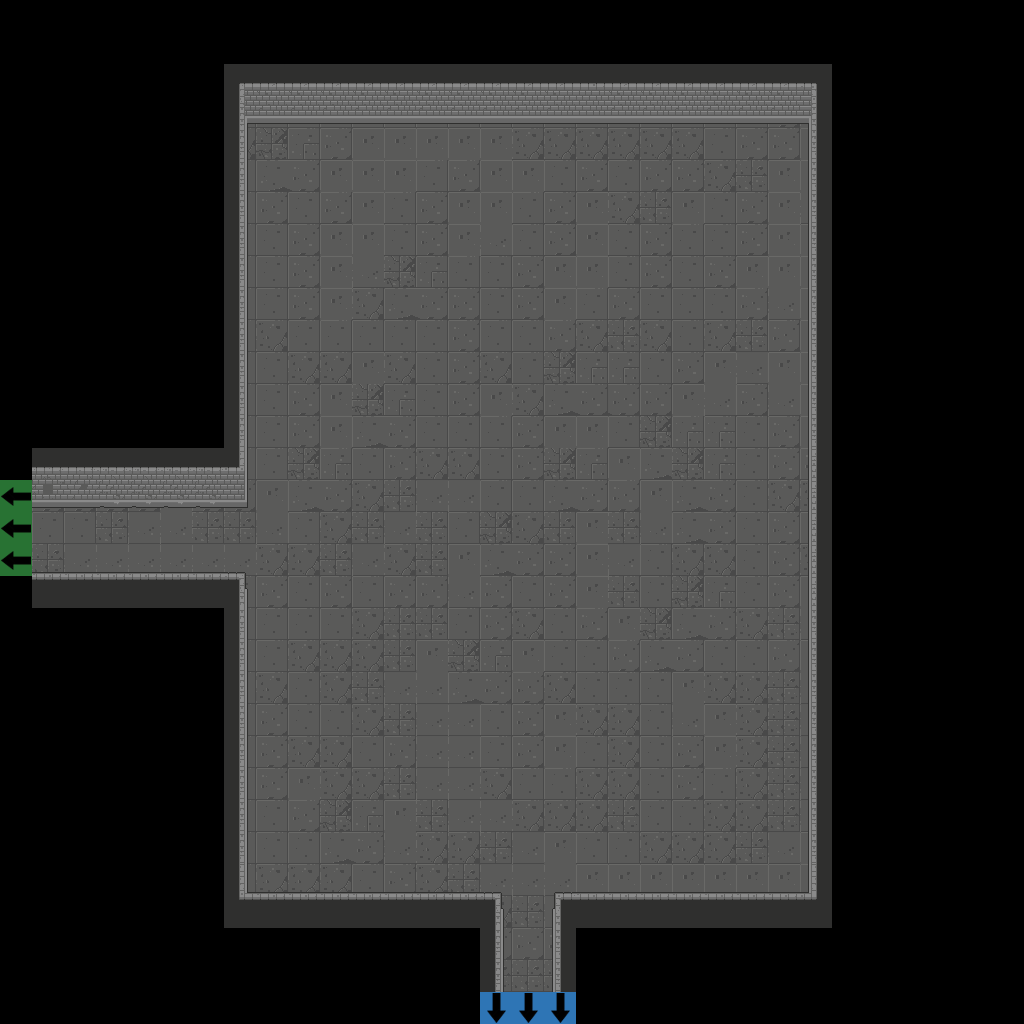

A 2D game scene composited from a Tiled map and its tileset images. What follows is a short description and the map's XML, with every tile layer's data as written:
An orthogonal 32x32 tile map with 32x32 px tiles, 3 tile layers (Floor, Flags, Walls), 2 tilesets.

<map version="1.2" tiledversion="1.2.3" orientation="orthogonal" renderorder="right-down" width="32" height="32" tilewidth="32" tileheight="32" infinite="0" nextlayerid="51" nextobjectid="1">
 <tileset firstgid="1" source="Dungeon_Tileset_2.tsx" />
 <tileset firstgid="321" source="flags.tsx" />
 <layer id="47" name="Floor" width="32" height="32">
  <data encoding="csv">
0,0,0,0,0,0,0,0,0,0,0,0,0,0,0,0,0,0,0,0,0,0,0,0,0,0,0,0,0,0,0,0,
0,0,0,0,0,0,0,0,0,0,0,0,0,0,0,0,0,0,0,0,0,0,0,0,0,0,0,0,0,0,0,0,
0,0,0,0,0,0,0,0,0,0,0,0,0,0,0,89,90,91,0,0,0,0,0,0,0,0,0,0,0,0,0,0,
0,0,0,0,0,0,0,89,89,89,89,89,89,89,89,89,89,89,89,89,89,89,89,89,90,91,0,0,0,0,0,0,
0,0,0,0,0,0,0,105,93,94,90,91,91,91,91,91,105,105,105,105,105,105,89,90,90,91,0,0,0,0,0,0,
0,0,0,0,0,0,0,89,109,110,91,91,91,89,90,91,91,89,90,89,90,90,105,106,91,91,0,0,0,0,0,0,
0,0,0,0,0,0,0,89,90,89,90,91,89,90,91,91,89,90,91,105,106,91,89,90,91,107,0,0,0,0,0,0,
0,0,0,0,0,0,0,89,89,90,91,91,89,90,91,107,89,90,91,89,90,89,89,90,91,91,0,0,0,0,0,0,
0,0,0,0,0,0,0,89,89,90,91,107,93,94,89,89,90,91,91,89,90,89,90,91,91,91,0,0,0,0,0,0,
0,0,0,0,0,0,0,89,89,90,91,105,109,110,90,89,90,91,89,90,89,89,89,90,107,91,0,0,0,0,0,0,
0,0,0,0,0,0,0,89,105,89,89,89,89,89,90,89,89,90,105,106,105,89,105,106,90,91,0,0,0,0,0,0,
0,0,0,0,0,0,0,89,89,105,105,91,105,89,90,105,89,93,94,94,89,90,91,107,91,91,0,0,0,0,0,0,
0,0,0,0,0,0,0,89,89,90,91,93,94,89,90,91,105,109,110,110,90,91,107,90,107,91,0,0,0,0,0,0,
0,0,0,0,0,0,0,89,89,90,91,109,110,89,89,89,90,91,91,89,93,94,94,89,90,91,0,0,0,0,0,0,
0,0,0,0,0,0,0,89,89,93,94,89,90,105,105,89,90,93,94,91,109,93,94,89,90,90,0,0,0,0,0,0,
0,90,90,90,90,91,90,90,91,109,110,105,106,107,107,89,89,109,110,90,91,109,110,89,105,105,0,0,0,0,0,0,
0,89,89,106,107,107,106,106,107,89,105,106,107,106,89,93,105,106,91,106,107,109,110,89,90,89,0,0,0,0,0,0,
0,106,107,107,107,107,107,107,105,105,106,107,105,106,91,109,110,90,91,107,89,105,105,89,90,105,0,0,0,0,0,0,
0,0,0,0,0,0,0,89,90,89,90,89,90,90,107,90,89,90,91,106,89,93,94,89,90,91,0,0,0,0,0,0,
0,0,0,0,0,0,0,89,89,89,89,105,106,106,89,90,105,89,90,91,93,109,110,105,106,107,0,0,0,0,0,0,
0,0,0,0,0,0,0,89,89,105,105,105,106,91,93,94,91,89,89,90,109,110,89,89,90,91,0,0,0,0,0,0,
0,0,0,0,0,0,0,89,105,89,105,106,107,107,109,110,90,105,89,89,89,91,105,105,106,107,0,0,0,0,0,0,
0,0,0,0,0,0,0,89,90,89,89,105,106,107,107,89,90,91,105,105,89,107,91,105,106,107,0,0,0,0,0,0,
0,0,0,0,0,0,0,89,90,105,105,89,90,107,107,89,90,91,89,105,89,90,91,105,106,107,0,0,0,0,0,0,
0,0,0,0,0,0,0,89,90,91,105,105,106,107,107,105,89,89,105,105,89,90,89,105,106,107,0,0,0,0,0,0,
0,0,0,0,0,0,0,89,89,90,93,94,91,106,107,107,105,105,105,106,89,89,105,105,106,107,0,0,0,0,0,0,
0,0,0,0,0,0,0,89,89,89,109,110,107,105,105,106,107,91,89,89,105,105,105,106,107,91,0,0,0,0,0,0,
0,0,0,0,0,0,0,89,105,105,105,89,90,105,106,107,107,107,91,91,91,91,91,91,91,91,0,0,0,0,0,0,
0,0,0,0,0,0,0,105,105,106,107,105,106,105,105,105,106,107,107,107,107,107,107,107,107,107,0,0,0,0,0,0,
0,0,0,0,0,0,0,0,0,0,0,0,0,0,0,90,90,90,0,0,0,0,0,0,0,0,0,0,0,0,0,0,
0,0,0,0,0,0,0,0,0,0,0,0,0,0,0,106,106,106,0,0,0,0,0,0,0,0,0,0,0,0,0,0,
0,0,0,0,0,0,0,0,0,0,0,0,0,0,0,0,0,0,0,0,0,0,0,0,0,0,0,0,0,0,0,0
</data>
 </layer>
 <layer id="48" name="Flags" width="32" height="32">
  <data encoding="csv">
0,0,0,0,0,0,0,0,0,0,0,0,0,0,0,0,0,0,0,0,0,0,0,0,0,0,0,0,0,0,0,0,
0,0,0,0,0,0,0,0,0,0,0,0,0,0,0,0,0,0,0,0,0,0,0,0,0,0,0,0,0,0,0,0,
0,0,0,0,0,0,0,0,0,0,0,0,0,0,0,0,0,0,0,0,0,0,0,0,0,0,0,0,0,0,0,0,
0,0,0,0,0,0,0,0,0,0,0,0,0,0,0,0,0,0,0,0,0,0,0,0,0,0,0,0,0,0,0,0,
0,0,0,0,0,0,0,0,0,0,0,0,0,0,0,0,0,0,0,0,0,0,0,0,0,0,0,0,0,0,0,0,
0,0,0,0,0,0,0,0,0,0,0,0,0,0,0,0,0,0,0,0,0,0,0,0,0,0,0,0,0,0,0,0,
0,0,0,0,0,0,0,0,0,0,0,0,0,0,0,0,0,0,0,0,0,0,0,0,0,0,0,0,0,0,0,0,
0,0,0,0,0,0,0,0,0,0,0,0,0,0,0,0,0,0,0,0,0,0,0,0,0,0,0,0,0,0,0,0,
0,0,0,0,0,0,0,0,0,0,0,0,0,0,0,0,0,0,0,0,0,0,0,0,0,0,0,0,0,0,0,0,
0,0,0,0,0,0,0,0,0,0,0,0,0,0,0,0,0,0,0,0,0,0,0,0,0,0,0,0,0,0,0,0,
0,0,0,0,0,0,0,0,0,0,0,0,0,0,0,0,0,0,0,0,0,0,0,0,0,0,0,0,0,0,0,0,
0,0,0,0,0,0,0,0,0,0,0,0,0,0,0,0,0,0,0,0,0,0,0,0,0,0,0,0,0,0,0,0,
0,0,0,0,0,0,0,0,0,0,0,0,0,0,0,0,0,0,0,0,0,0,0,0,0,0,0,0,0,0,0,0,
0,0,0,0,0,0,0,0,0,0,0,0,0,0,0,0,0,0,0,0,0,0,0,0,0,0,0,0,0,0,0,0,
0,0,0,0,0,0,0,0,0,0,0,0,0,0,0,0,0,0,0,0,0,0,0,0,0,0,0,0,0,0,0,0,
326,0,0,0,0,0,0,0,0,0,0,0,0,0,0,0,0,0,0,0,0,0,0,0,0,0,0,0,0,0,0,0,
326,0,0,0,0,0,0,0,0,0,0,0,0,0,0,0,0,0,0,0,0,0,0,0,0,0,0,0,0,0,0,0,
326,0,0,0,0,0,0,0,0,0,0,0,0,0,0,0,0,0,0,0,0,0,0,0,0,0,0,0,0,0,0,0,
0,0,0,0,0,0,0,0,0,0,0,0,0,0,0,0,0,0,0,0,0,0,0,0,0,0,0,0,0,0,0,0,
0,0,0,0,0,0,0,0,0,0,0,0,0,0,0,0,0,0,0,0,0,0,0,0,0,0,0,0,0,0,0,0,
0,0,0,0,0,0,0,0,0,0,0,0,0,0,0,0,0,0,0,0,0,0,0,0,0,0,0,0,0,0,0,0,
0,0,0,0,0,0,0,0,0,0,0,0,0,0,0,0,0,0,0,0,0,0,0,0,0,0,0,0,0,0,0,0,
0,0,0,0,0,0,0,0,0,0,0,0,0,0,0,0,0,0,0,0,0,0,0,0,0,0,0,0,0,0,0,0,
0,0,0,0,0,0,0,0,0,0,0,0,0,0,0,0,0,0,0,0,0,0,0,0,0,0,0,0,0,0,0,0,
0,0,0,0,0,0,0,0,0,0,0,0,0,0,0,0,0,0,0,0,0,0,0,0,0,0,0,0,0,0,0,0,
0,0,0,0,0,0,0,0,0,0,0,0,0,0,0,0,0,0,0,0,0,0,0,0,0,0,0,0,0,0,0,0,
0,0,0,0,0,0,0,0,0,0,0,0,0,0,0,0,0,0,0,0,0,0,0,0,0,0,0,0,0,0,0,0,
0,0,0,0,0,0,0,0,0,0,0,0,0,0,0,0,0,0,0,0,0,0,0,0,0,0,0,0,0,0,0,0,
0,0,0,0,0,0,0,0,0,0,0,0,0,0,0,0,0,0,0,0,0,0,0,0,0,0,0,0,0,0,0,0,
0,0,0,0,0,0,0,0,0,0,0,0,0,0,0,0,0,0,0,0,0,0,0,0,0,0,0,0,0,0,0,0,
0,0,0,0,0,0,0,0,0,0,0,0,0,0,0,0,0,0,0,0,0,0,0,0,0,0,0,0,0,0,0,0,
0,0,0,0,0,0,0,0,0,0,0,0,0,0,0,325,325,325,0,0,0,0,0,0,0,0,0,0,0,0,0,0
</data>
 </layer>
 <layer id="49" name="Walls" width="32" height="32">
  <data encoding="csv">
0,0,0,0,0,0,0,0,0,0,0,0,0,0,0,0,0,0,0,0,0,0,0,0,0,0,0,0,0,0,0,0,
0,0,0,0,0,0,0,0,0,0,0,0,0,0,0,0,0,0,0,0,0,0,0,0,0,0,0,0,0,0,0,0,
0,0,0,0,0,0,0,4,5,5,5,5,5,5,5,5,5,5,34,5,5,5,5,5,5,6,0,0,0,0,0,0,
0,0,0,0,0,0,0,20,21,21,21,21,21,21,21,21,21,21,50,21,21,21,21,21,21,22,0,0,0,0,0,0,
0,0,0,0,0,0,0,19,0,0,0,0,0,0,0,0,0,0,0,0,0,0,0,0,0,17,0,0,0,0,0,0,
0,0,0,0,0,0,0,19,0,0,0,0,0,0,0,0,0,0,0,0,0,0,0,0,0,17,0,0,0,0,0,0,
0,0,0,0,0,0,0,19,0,0,0,0,0,0,0,0,0,0,0,0,0,0,0,0,0,17,0,0,0,0,0,0,
0,0,0,0,0,0,0,19,0,0,0,0,0,0,0,0,0,0,0,0,0,0,0,0,0,17,0,0,0,0,0,0,
0,0,0,0,0,0,0,19,0,0,0,0,0,0,0,0,0,0,0,0,0,0,0,0,0,17,0,0,0,0,0,0,
0,0,0,0,0,0,0,19,0,0,0,0,0,0,0,0,0,0,0,0,0,0,0,0,0,17,0,0,0,0,0,0,
0,0,0,0,0,0,0,19,0,0,0,0,0,0,0,0,0,0,0,0,0,0,0,0,0,17,0,0,0,0,0,0,
0,0,0,0,0,0,0,19,0,0,0,0,0,0,0,0,0,0,0,0,0,0,0,0,0,17,0,0,0,0,0,0,
0,0,0,0,0,0,0,19,0,0,0,0,0,0,0,0,0,0,0,0,0,0,0,0,0,17,0,0,0,0,0,0,
0,0,0,0,0,0,0,19,0,0,0,0,0,0,0,0,0,0,0,0,0,0,0,0,0,17,0,0,0,0,0,0,
0,10,11,12,12,12,12,66,0,0,0,0,0,0,0,0,0,0,0,0,0,0,0,0,0,3221225491,0,0,0,0,0,0,
0,26,27,28,28,28,28,82,0,0,0,0,0,0,0,0,0,0,0,0,0,0,0,0,0,3221225491,0,0,0,0,0,0,
0,0,0,0,0,0,0,0,0,0,0,0,0,0,0,0,0,0,0,0,0,0,0,0,0,3221225491,0,0,0,0,0,0,
0,37,37,37,37,37,37,98,0,0,0,0,0,0,0,0,0,0,0,0,0,0,0,0,0,3221225491,0,0,0,0,0,0,
0,53,53,53,53,53,53,114,0,0,0,0,0,0,0,0,0,0,0,0,0,0,0,0,0,3221225491,0,0,0,0,0,0,
0,0,0,0,0,0,0,19,0,0,0,0,0,0,0,0,0,0,0,0,0,0,0,0,0,17,0,0,0,0,0,0,
0,0,0,0,0,0,0,19,0,0,0,0,0,0,0,0,0,0,0,0,0,0,0,0,0,17,0,0,0,0,0,0,
0,0,0,0,0,0,0,19,0,0,0,0,0,0,0,0,0,0,0,0,0,0,0,0,0,17,0,0,0,0,0,0,
0,0,0,0,0,0,0,19,0,0,0,0,0,0,0,0,0,0,0,0,0,0,0,0,0,17,0,0,0,0,0,0,
0,0,0,0,0,0,0,19,0,0,0,0,0,0,0,0,0,0,0,0,0,0,0,0,0,17,0,0,0,0,0,0,
0,0,0,0,0,0,0,19,0,0,0,0,0,0,0,0,0,0,0,0,0,0,0,0,0,17,0,0,0,0,0,0,
0,0,0,0,0,0,0,19,0,0,0,0,0,0,0,0,0,0,0,0,0,0,0,0,0,17,0,0,0,0,0,0,
0,0,0,0,0,0,0,19,0,0,0,0,0,0,0,0,0,0,0,0,0,0,0,0,0,17,0,0,0,0,0,0,
0,0,0,0,0,0,0,36,37,37,37,37,37,37,37,98,0,99,37,37,37,37,37,37,37,38,0,0,0,0,0,0,
0,0,0,0,0,0,0,52,53,53,53,53,53,53,53,114,0,115,53,53,53,53,53,53,53,54,0,0,0,0,0,0,
0,0,0,0,0,0,0,0,0,0,0,0,0,0,0,19,0,17,0,0,0,0,0,0,0,0,0,0,0,0,0,0,
0,0,0,0,0,0,0,0,0,0,0,0,0,0,0,19,0,17,0,0,0,0,0,0,0,0,0,0,0,0,0,0,
0,0,0,0,0,0,0,0,0,0,0,0,0,0,0,0,0,0,0,0,0,0,0,0,0,0,0,0,0,0,0,0
</data>
 </layer>
</map>
